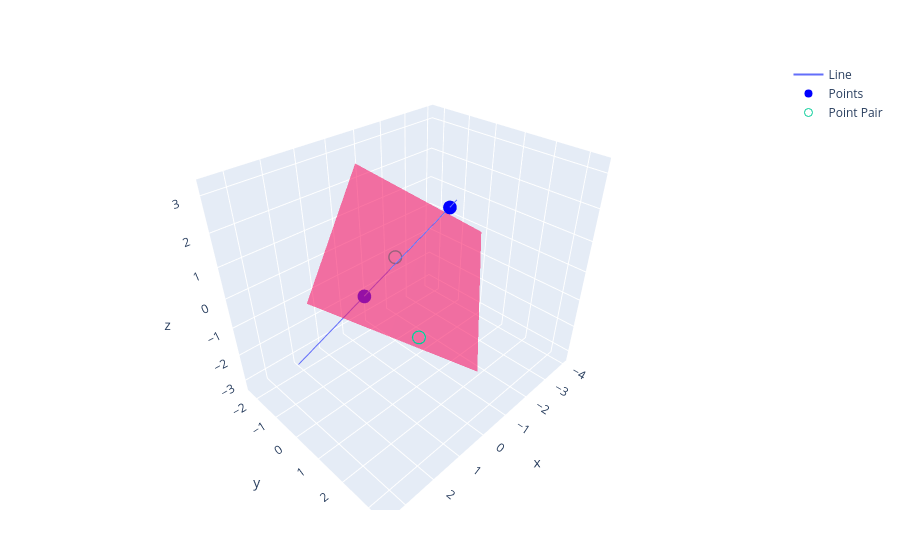

Here is the notebook cell this chart was saved with:
### Markdown cell above
## 1. Plotting Lines and Points

### Code cell
x1 = point(1,0,0)
x2 = point(0,2,3)
p  = point(2,3,1)
q  = point(-2,-2,-1)
p_q = p ∧ q

l = line(x1,x2)

p1 = plotpoint([x1,x2], name="Points",marker=attr(color="blue"))
p2 = plotline(l,4,anchor=x1, name="Line")

p3 = plotpointpair(p_q, name="Point Pair")

n = (getblades(x2) - getblades(x1))
n = n / norm(n)
Π = plane(n, norm(getblades(x1)))
p4 = plotplane(Π, 4, name= "Plane")

fig = plot([p2,p1, p3, p4])
# restyle!(fig, name = ["Line","Points", "Point Pair"])

fig

### Figure 1 — Plotly figure (JSON) as saved in the notebook; plotly's stock layout.template omitted (floating-point values rounded to 4 significant figures)
{"data": [{"mode": "lines", "name": "Line", "type": "scatter3d", "x": [-0.06904, 2.069], "y": [2.138, -2.138], "z": [3.207, -3.207]}, {"marker": {"color": "blue"}, "mode": "markers", "name": "Points", "type": "scatter3d", "x": [1, 0], "y": [0, 2], "z": [0, 3]}, {"marker": {"symbol": "circle-open"}, "mode": "markers", "name": "Point Pair", "type": "scatter3d", "x": [-2.0, 2], "y": [-2.0, 3.0], "z": [-1.0, 1]}, {"color": "rgba(244,22,100,0.6)", "name": "Plane", "type": "mesh3d", "x": [3.447, 0.3042, 0.5899, -3.982, -0.8387, -1.124], "y": [1.106, 3.392, -1.18, -0.03691, -2.323, 2.249], "z": [1.659, -0.9125, 2.23, -0.05536, 2.516, -0.6268]}], "layout": {"autosize": true, "margin": {"b": 50, "l": 50, "r": 50, "t": 60}, "scene": {"aspectmode": "auto", "aspectratio": {"x": 1.146, "y": 0.8816, "z": 0.9896}}}}
